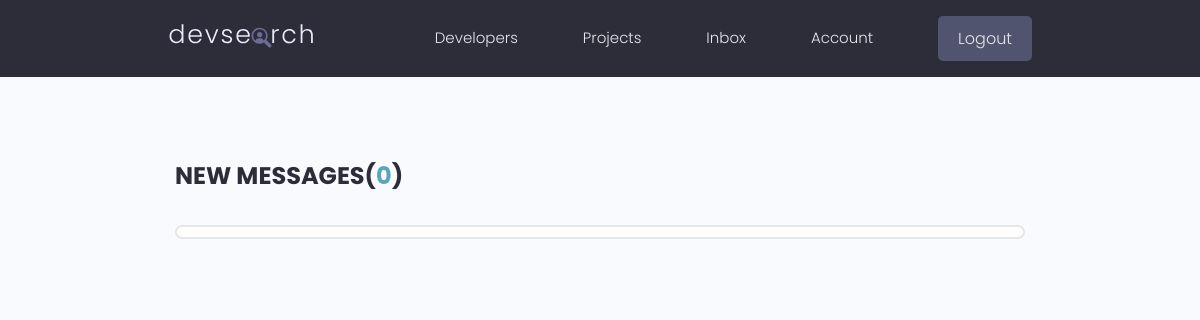
The page /inbox/ (signed in) on the database as committed earlier.
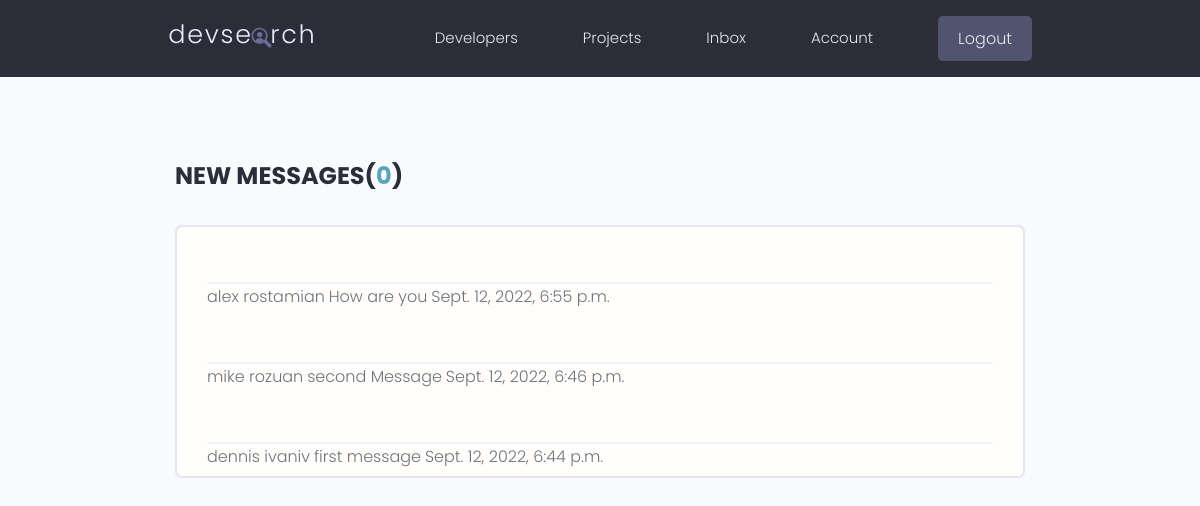
The same page on the database as committed later.
### users/models.py (models this page shows, shortened)
class Message(models.Model):
    sender=models.ForeignKey(Profiles,on_delete=models.SET_NULL,blank=True,null=True)
    recipient=models.ForeignKey(Profiles,on_delete=models.SET_NULL,blank=True,null=True,
                                 related_name='messages')
    name=models.CharField(max_length=200,null=True,blank=True)
    email=models.EmailField(max_length=200,null=True,blank=True)
    subject=models.CharField(max_length=200,null=True,blank=True)
    body=models.TextField()
    is_read=models.BooleanField(default=False,null=True)
    created=models.DateTimeField(auto_now_add=True,editable=False)
    id=models.UUIDField(default= uuid.uuid4,unique=True,
                            primary_key=True,editable=False)
    class Meta:
        ordering=['is_read', '-created']

### users/views.py (the view)
# urls.py: path('inbox/',views.inbox,name='inbox'),
@login_required(login_url='login')
def inbox(request):
    profile=request.user.profiles
    messageRequest=profile.messages.all()
    un_readCount=messageRequest.filter(is_read=False).count()
    context={'messageRequest':messageRequest,'un_readCount':un_readCount}
    return render(request,'users/inbox.html',context)

### users/templates/users/inbox.html (shortened to what this page needs)
{% extends 'main.html'%}
{% block content%}
  <main class="inbox my-xl">
    <div class="content-box">
      <h3 class="inbox__title">New Messages(<span>{{un_readCount}}</span>)</h3>
      <ul class="messages">
        {%for message in messageRequest%}
        {%if message.is_read == False%}
        <li class="message message--unread">
        {%else%}
        <li class="message "></li>
        {%endif%}
          <a href="{% url 'message' message.id%}">
            <span class="message__author">{{message.name}}</span>
            <span class="message__subject">{{message.subject}}</span>
            <span class="message__date">{{message.created}}</span>
          </a>
        {%endfor%}
      </ul>
    </div>
  </main>
  {%endblock content%}

Rows that differ between the two databases and show on the page:
added Message: is_read True (drawn), name "alex rostamian", subject "How are you", created "Sept. 12, 2022, 6:55 p.m."
added Message: is_read True (drawn), name "mike rozuan", subject "second Message", created "Sept. 12, 2022, 6:46 p.m."
added Message: is_read True (drawn), name "dennis ivaniv", subject "first message", created "Sept. 12, 2022, 6:44 p.m."
